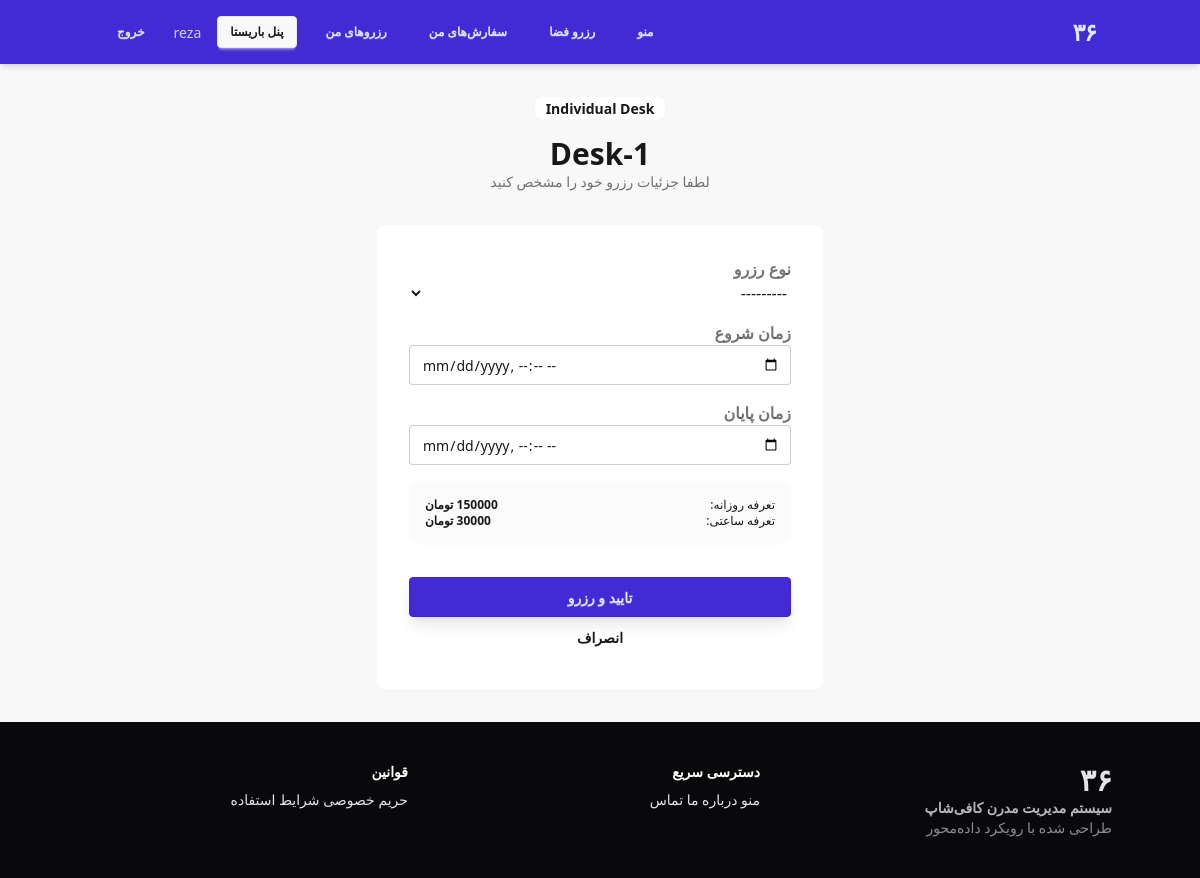
Page /cowork/book/4/ (signed in) on the committed database.
### accounts/models.py (models this page shows, shortened)
class CustomUser(AbstractBaseUser, PermissionsMixin):
    phone_regex = RegexValidator(
        regex=r'^09\d{9}$',
        message=_("Phone number must be entered in the format: '09xxxxxxxxx'. Up to 11 digits allowed.")
    )
    phone_number = models.CharField(_('phone number'), validators=[phone_regex], max_length=15, unique=True)
    national_id = models.CharField(_('national ID'), max_length=10, blank=True, null=True, validators=[validate_national_id_field])
    full_name = models.CharField(_('full name'), max_length=150, blank=True)
    birth_date = models.DateField(_('birth date'), null=True, blank=True)
    is_active = models.BooleanField(default=True)
    is_staff = models.BooleanField(default=False)
    objects = CustomUserManager()
    USERNAME_FIELD = 'phone_number'
    REQUIRED_FIELDS = []

### cowork/models.py (models this page shows, shortened)
class Space(models.Model):
    class ZoneType(models.TextChoices):
        LONG_TABLE = 'LONG_TABLE', _('Communal Long Table')
        DESK = 'DESK', _('Individual Desk')
        PRIVATE_ROOM = 'PRIVATE_ROOM', _('Private Room')
        MEETING_ROOM = 'MEETING_ROOM', _('Meeting Room')
    name = models.CharField(_("Space Name"), max_length=50, unique=True)
    zone = models.CharField(_("Zone Type"), max_length=20, choices=ZoneType.choices)
    capacity = models.PositiveIntegerField(_("Capacity"), default=1)
    pricing_plan = models.ForeignKey(PricingPlan, on_delete=models.SET_NULL, null=True, verbose_name=_("Pricing Plan"))
    is_active = models.BooleanField(_("Is Active"), default=True)
    grid_row = models.IntegerField(_("Grid Row"), default=0)
    grid_col = models.IntegerField(_("Grid Col"), default=0)
    class Meta:
        verbose_name = _("Space")
        verbose_name_plural = _("Spaces")
        ordering = ['zone', 'name']

class PricingPlan(models.Model):
    name = models.CharField(_("Plan Name"), max_length=100)
    daily_rate = models.DecimalField(_("Daily Rate"), max_digits=12, decimal_places=0, default=0)
    hourly_rate = models.DecimalField(_("Hourly Rate"), max_digits=12, decimal_places=0, default=0)
    monthly_rate = models.DecimalField(_("Monthly Rate"), max_digits=12, decimal_places=0, default=0)
    six_month_rate = models.DecimalField(_("6-Month Rate"), max_digits=12, decimal_places=0, default=0)
    yearly_rate = models.DecimalField(_("Yearly Rate"), max_digits=12, decimal_places=0, default=0)
    is_contact_for_price = models.BooleanField(_("Contact for Price"), default=False)

### cowork/views.py (the view)
# urls.py: path('book/<int:space_id>/', book_space, name='book_space'),
@login_required
def book_space(request, space_id):
    space = get_object_or_404(Space, id=space_id)
    plan = space.pricing_plan
    if request.method == 'POST':
        form = BookingForm(request.POST)
        if form.is_valid():
            booking = form.save(commit=False)
            booking.user = request.user
            booking.space = space
            b_type = booking.booking_type
            price = 0
            if b_type == Booking.BookingType.HOURLY:
                diff = booking.end_time - booking.start_time
                hours = Decimal(diff.total_seconds() / 3600)
                price = plan.hourly_rate * hours
            elif b_type == Booking.BookingType.DAILY:
                price = plan.daily_rate
            elif b_type == Booking.BookingType.MONTHLY:
                price = plan.monthly_rate
            elif b_type == Booking.BookingType.SIX_MONTH:
                price = plan.six_month_rate
            elif b_type == Booking.BookingType.YEARLY:
                price = plan.yearly_rate
            booking.price_charged = price
            booking.status = Booking.Status.CONFIRMED
            try:
                booking.save()
                messages.success(request, f"رزرو شما با موفقیت ثبت شد. مبلغ {int(price)} تومان دریافت شد.")
                return redirect('cowork:my_bookings')
            except Exception as e:
                messages.error(request, str(e))
    else:
        form = BookingForm()
    return render(request, 'cowork/book_space.html', {
        'space': space,
        'form': form,
        'plan': plan
    })

### cowork/forms.py (shortened to what this page needs)
class BookingForm(forms.ModelForm):
    class Meta:
        model = Booking
        fields = ['booking_type', 'start_time', 'end_time']
        widgets = {
            'start_time': forms.DateTimeInput(attrs={'type': 'datetime-local', 'class': 'input input-bordered w-full'}),
            'end_time': forms.DateTimeInput(attrs={'type': 'datetime-local', 'class': 'input input-bordered w-full'}),
            'booking_type': forms.Select(attrs={'class': 'select select-bordered w-full'}),
        }

### theme/templates/cowork/book_space.html (shortened to what this page needs)
{% extends "base.html" %}
{% load i18n %}
{% block content %}
<div class="max-w-md mx-auto">
    <div class="mb-8 text-center">
        <span class="badge badge-primary font-bold mb-4">{{ space.get_zone_display }}</span>
        <h1 class="text-3xl font-black text-base-content">{{ space.name }}</h1>
        <p class="text-sm opacity-60 mt-2">لطفا جزئیات رزرو خود را مشخص کنید</p>
    </div>
    <div class="card bg-base-100 shadow-xl border border-base-200">
        <div class="card-body p-6 md:p-8">
            <form method="post" class="space-y-4">
                <div class="form-control w-full">
                    <label class="label">
                        <span class="label-text font-bold">نوع رزرو</span>
                    </label>
                    <select name="{{ form.booking_type.name }}" class="select select-bordered w-full">
                        {% for value, text in form.booking_type.field.choices %}
                            <option value="{{ value }}" {% if form.booking_type.value == value %}selected{% endif %}>{{ text }}</option>
                        {% endfor %}
                    </select>
                </div>
                <div class="form-control w-full">
                    <label class="label">
                        <span class="label-text font-bold">زمان شروع</span>
                    </label>
                    <input type="datetime-local" name="{{ form.start_time.name }}"
                           class="input input-bordered w-full text-left ltr"
                           required value="{{ form.start_time.value|default:'' }}">
                </div>
                <div class="form-control w-full">
                    <label class="label">
                        <span class="label-text font-bold">زمان پایان</span>
                    </label>
                    <input type="datetime-local" name="{{ form.end_time.name }}"
                           class="input input-bordered w-full text-left ltr"
                           required value="{{ form.end_time.value|default:'' }}">
                </div>
                <div class="bg-base-200/50 rounded-xl p-4 text-xs space-y-2 mt-4">
                    <div class="flex justify-between">
                        <span class="opacity-70">تعرفه روزانه:</span>
                        <span class="font-bold">{{ space.pricing_plan.daily_rate }} تومان</span>
                    </div>
                    <div class="flex justify-between">
                        <span class="opacity-70">تعرفه ساعتی:</span>
                        <span class="font-bold">{{ space.pricing_plan.hourly_rate }} تومان</span>
                    </div>
                </div>
                <div class="pt-4">
                    <button type="submit" class="btn btn-primary btn-lg w-full font-black shadow-lg shadow-primary/20">
                        تایید و رزرو
                    </button>
                    <a href="{% url 'cowork:space_list' %}" class="btn btn-ghost w-full mt-2">انصراف</a>
                </div>
            </form>
        </div>
    </div>
</div>
{% endblock %}

### theme/templates/base.html (shortened to what this page needs)
{% load static tailwind_tags %}
<!DOCTYPE html>
<html lang="fa" dir="rtl" data-theme="minimalist" class="scroll-smooth">
<head>
    {% tailwind_css %}
</head>
<body class="min-h-screen bg-base-200 text-base-content flex flex-col">
    <header class="bg-primary text-primary-content shadow-md">
        <div class="container mx-auto px-4 h-16 flex items-center justify-between">
            <a href="{% url 'home' %}" class="text-2xl font-black tracking-tighter">۳۶</a>
            <nav>
                <ul class="flex gap-4 items-center">
                    <li><a href="{% url 'cafe:menu' %}" class="btn btn-sm btn-ghost hover:bg-white/10 text-primary-content">منو</a></li>
                    <li><a href="{% url 'cowork:space_list' %}" class="btn btn-sm btn-ghost hover:bg-white/10 text-primary-content">رزرو فضا</a></li>
                    {% if user.is_authenticated %}
                        <li><a href="{% url 'cafe:order_list' %}" class="btn btn-sm btn-ghost hover:bg-white/10 text-primary-content">سفارش‌های من</a></li>
                        <li><a href="{% url 'cowork:my_bookings' %}" class="btn btn-sm btn-ghost hover:bg-white/10 text-primary-content">رزروهای من</a></li>
                        {% if user.is_staff or user.groups.all %}
                            <li><a href="{% url 'cafe:barista_dashboard' %}" class="btn btn-sm btn-accent text-accent-content font-bold">پنل باریستا</a></li>
                        {% endif %}
                        <li class="hidden md:block"><span class="text-sm font-medium opacity-90">{{ user.full_name|default:user.phone_number }}</span></li>
                        <li>
                            <form action="{% url 'logout' %}" method="post" class="inline">
                                <button type="submit" class="btn btn-sm btn-ghost hover:bg-white/10 text-primary-content">خروج</button>
                            </form>
                        </li>
                    {% else %}
                        <li><a href="{% url 'login' %}" class="btn btn-sm btn-ghost hover:bg-white/10 text-primary-content">ورود</a></li>
                        <li><a href="{% url 'register' %}" class="btn btn-sm btn-secondary text-secondary-content border-none hover:brightness-110">عضویت</a></li>
                    {% endif %}
                </ul>
            </nav>
        </div>
    </header>
    <main class="flex-grow container mx-auto p-4 md:p-8">
        {% block content %}{% endblock %}
    </main>
    <footer class="footer p-10 bg-neutral text-neutral-content mt-auto">
        <div class="container mx-auto grid grid-cols-1 md:grid-cols-3 gap-8">
            <aside>
                <span class="text-3xl font-black">۳۶</span>
                <p class="font-bold opacity-80">سیستم مدیریت مدرن کافی‌شاپ</p>
                <p class="text-sm opacity-60">طراحی شده با رویکرد داده‌محور</p>
            </aside>
            <nav>
                <h6 class="footer-title opacity-100 text-white">دسترسی سریع</h6>
                <a class="link link-hover">منو</a>
                <a class="link link-hover">درباره ما</a>
                <a class="link link-hover">تماس</a>
            </nav>
            <nav>
                <h6 class="footer-title opacity-100 text-white">قوانین</h6>
                <a class="link link-hover">حریم خصوصی</a>
                <a class="link link-hover">شرایط استفاده</a>
            </nav>
        </div>
    </footer>
</body>
</html>

### theme/templates/base.html (style rules this page uses)
body { font-family: 'Vazir', system-ui, -apple-system, sans-serif; }

### rows in the picture
CustomUser: full_name "reza"
Space: zone "Individual Desk", name "Desk-1", pricing_plan.daily_rate "150000", pricing_plan.hourly_rate "30000"

### other values in the picture
form field booking_type "---------"
